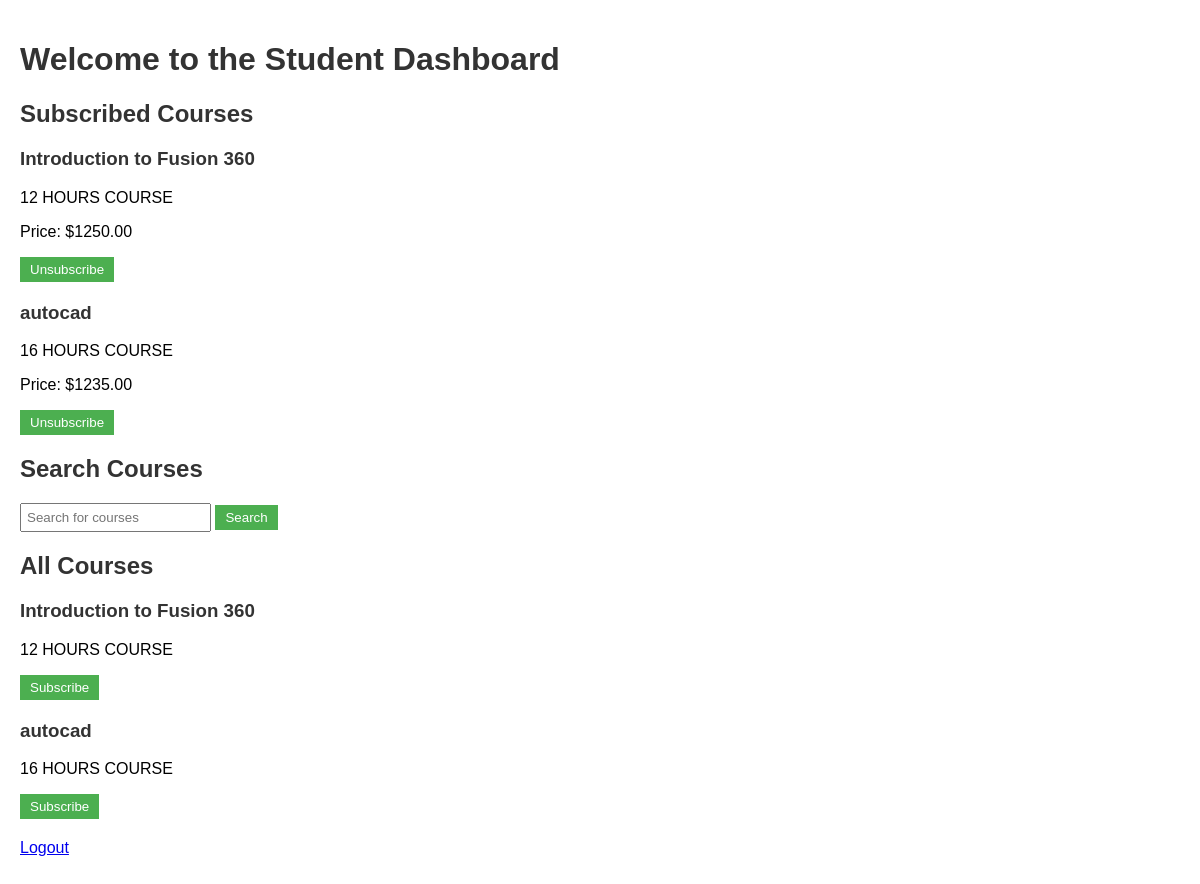
Page /api/students/dashboard/ (signed in) on the committed database.
### teachers/models.py (models this page shows)
class Course(models.Model):
    teacher = models.ForeignKey(Teacher, on_delete=models.CASCADE, related_name='courses')
    title = models.CharField(max_length=100)
    description = models.TextField()
    price = models.DecimalField(max_digits=8, decimal_places=2)

### students/views.py (the view, shortened to what this page needs)
# urls.py: path('students/dashboard/', StudentDashboardView.as_view(), name='student-dashboard'),
class StudentDashboardView(APIView):
    def get(self, request):
        student_id = request.user.id
        student = Student.objects.get(id=student_id)
        subscribed_courses = student.subscribed_courses.all()
        all_courses = Course.objects.all()
        course_list = []
        for course in subscribed_courses:
            course_data = {
                'id': course.id,
                'title': course.title,
                'description': course.description,
                'price': course.price
            }
            course_list.append(course_data)
        context = {'courses': course_list, 'all_courses': all_courses}
        return render(request, 'student_dashboard.html', context)

### students/templates/student_dashboard.html (shortened to what this page needs)
<!DOCTYPE html>
<html>
<head>
</head>
<body>
    <h1>Welcome to the Student Dashboard</h1>
    <h2>Subscribed Courses</h2>
    <ul>
        {% for course in courses %}
        <li>
            <h3>{{ course.title }}</h3>
            <p>{{ course.description }}</p>
            <p>Price: ${{ course.price }}</p>
            <form method="post" action="{% url 'student-dashboard' %}">
                <button type="submit">Unsubscribe</button>
            </form>
        </li>
        {% endfor %}
    </ul>
    <h2>Search Courses</h2>
    <form method="post" action="{% url 'student-dashboard' %}">
        <input type="text" name="query" placeholder="Search for courses">
        <button type="submit">Search</button>
    </form>
    <h2>All Courses</h2>
    <ul>
        {% for course in all_courses %}
        <li>
            <h3>{{ course.title }}</h3>
            <p>{{ course.description }}</p>
            <form method="post" action="{% url 'student-dashboard' %}">
                <button type="submit">Subscribe</button>
            </form>
        </li>
        {% endfor %}
    </ul>
    <div class="redirect-button">
        <p><a href="/students/login/">Logout</a></p>
    </div>
</body>
</html>

### students/templates/student_dashboard.html (style rules this page uses)
body { font-family: Arial, sans-serif; margin: 0; padding: 20px; }
h1, h2, h3 { color: #333; }
ul { list-style-type: none; padding: 0; }
li { margin-bottom: 20px; }
form { display: inline; }
input[type="text"] { padding: 5px; }
button { padding: 5px 10px; background-color: #4CAF50; color: #fff; border: none; cursor: pointer; }

### rows in the picture
Course: title "Introduction to Fusion 360", description "12 HOURS COURSE", price "1250.00", title "Introduction to Fusion 360", description "12 HOURS COURSE"
Course: title "autocad", description "16 HOURS COURSE", price "1235.00", title "autocad", description "16 HOURS COURSE"
